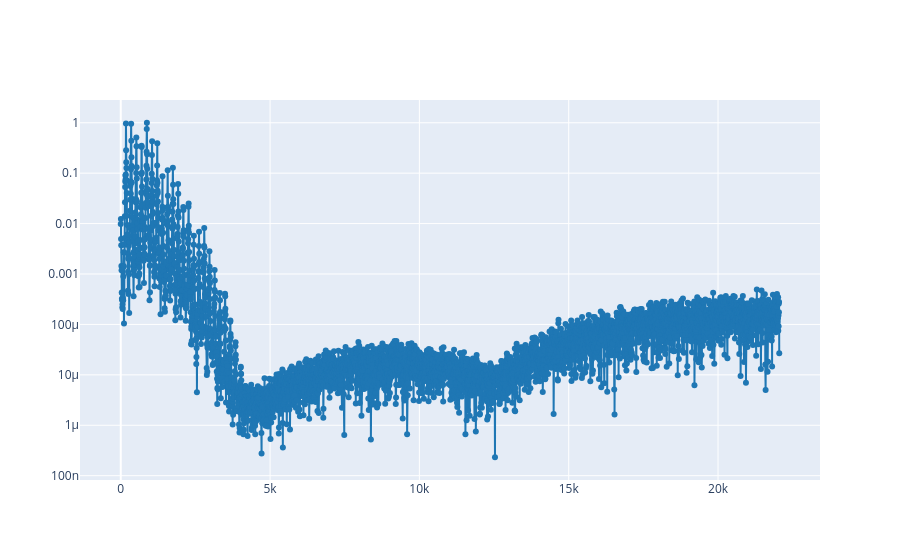

Notebook cell for this chart:
### Markdown cell above
We can plot the spectrum (one slice of the spectrogram) of the signal at an specific time using the `plot_spectrum_at` function. For instance, we can see the spectrum of the signal at the 0.5 seconds:

### Code cell
plot_spectrum_at(ff, tt, S, 0.5)

### Figure 1 — Plotly figure (JSON) as saved in the notebook; plotly's stock layout.template omitted (floating-point values rounded to 4 significant figures; data arrays with more than 128 entries replaced by an {"elided": "..."} marker saying what was removed)
{"data": [{"line": {"color": "#1f77b4", "shape": "linear"}, "mode": "lines+markers", "type": "scatter", "x": {"elided": "4055 float values"}, "y": {"elided": "4055 float values"}}], "layout": {"yaxis": {"type": "log"}}}
